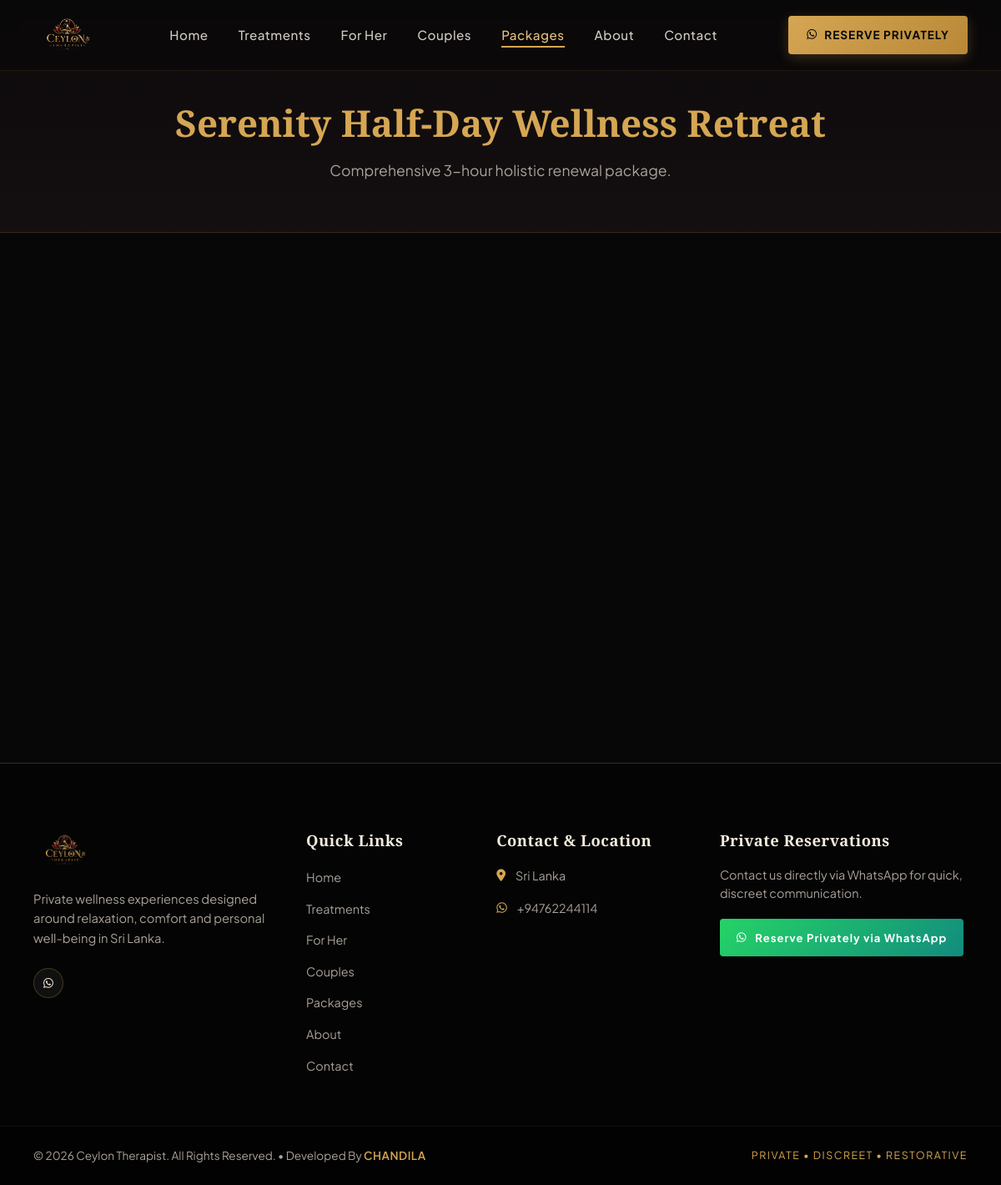
Page /package.php?slug=serenity-half-day-retreat on the committed database.
### tables this page shows
CREATE TABLE IF NOT EXISTS `packages` (
    `id` INT UNSIGNED AUTO_INCREMENT PRIMARY KEY,
    `title` VARCHAR(150) NOT NULL,
    `slug` VARCHAR(150) NOT NULL UNIQUE,
    `short_description` VARCHAR(255) NULL,
    `description` TEXT NULL,
    `duration_minutes` INT UNSIGNED DEFAULT 90,
    `price` DECIMAL(10,2) NULL DEFAULT NULL,
    `image` VARCHAR(255) NULL,
    `status` ENUM('ACTIVE', 'INACTIVE') DEFAULT 'ACTIVE',
    `display_order` INT DEFAULT 0,
    `created_at` TIMESTAMP DEFAULT CURRENT_TIMESTAMP,
    `updated_at` TIMESTAMP DEFAULT CURRENT_TIMESTAMP ON UPDATE CURRENT_TIMESTAMP
);

### app/controllers/PackageController.php (called while the page is built, shortened)
<?php
class PackageController
{
    private Package $packageModel;
    public function __construct()
    {
        $this->packageModel = new Package();
    }
    public function show(string $slug): void
    {
        $package = $this->packageModel->findBySlug($slug);
        require BASE_PATH . '/views/public/package-detail.php';
    }
}

### app/bootstrap.php (called while the page is built, shortened)
<?php
require_once __DIR__ . '/helpers/env.php';
require_once __DIR__ . '/config/database.php';
spl_autoload_register(function (string $className): void {
    $directories = [
        __DIR__ . '/controllers/',
        __DIR__ . '/models/',
        __DIR__ . '/services/'
    ];
    foreach ($directories as $dir) {
        $file = $dir . $className . '.php';
        if (file_exists($file)) {
            return;
        }
    }
});
require_once __DIR__ . '/helpers/common.php';

### app/helpers/env.php (called while the page is built, shortened)
<?php
if (!function_exists('env')) {
    function env(string $key, mixed $default = null): mixed
    {
        $value = getenv($key);
        if ($value === false) {
            $value = $_ENV[$key] ?? $_SERVER[$key] ?? $default;
        }
        return $value;
    }
}

### app/config/database.php (called while the page is built, shortened)
<?php
class Database
{
    private static ?PDO $instance = null;
    public static function getConnection(): PDO
    {
        if (self::$instance === null) {
            $host = (string)env('DB_HOST', 'localhost');
            $port = (int)env('DB_PORT', 3306);
            $dbName = (string)env('DB_DATABASE', env('DB_NAME', 'ceylon_therapist'));
            $username = (string)env('DB_USERNAME', env('DB_USER', 'root'));
            $password = (string)env('DB_PASSWORD', env('DB_PASS', ''));
            $charset = (string)env('DB_CHARSET', 'utf8mb4');
            $dsn = sprintf(
                "mysql:host=%s;port=%d;dbname=%s;charset=%s",
                $host,
                $port,
                $dbName,
                $charset
            );
            $options = [
                PDO::ATTR_ERRMODE => PDO::ERRMODE_EXCEPTION,
                PDO::ATTR_DEFAULT_FETCH_MODE => PDO::FETCH_ASSOC,
                PDO::ATTR_EMULATE_PREPARES => false,
                PDO::MYSQL_ATTR_INIT_COMMAND => "SET NAMES " . $charset
            ];
            try {
                self::$instance = new PDO($dsn, $username, $password, $options);
            } catch (PDOException $e) {
                if (defined('ENVIRONMENT') && ENVIRONMENT === 'development') {
                    throw new Exception("Database Connection Error: " . $e->getMessage(), (int)$e->getCode());
                } else {
                    error_log("Database Connection Error: " . $e->getMessage());
                    throw new Exception("A database error occurred. Please try again later.", 500);
                }
            }
        }
        return self::$instance;
    }
}

### app/models/Package.php (called while the page is built, shortened)
<?php
class Package
{
    private PDO $db;
    public function __construct()
    {
        $this->db = Database::getConnection();
    }
    public function findBySlug(string $slug): ?array
    {
        $sql = "SELECT * FROM packages WHERE slug = :slug AND status = 'ACTIVE' LIMIT 1";
        $stmt = $this->db->prepare($sql);
        $stmt->bindValue(':slug', $slug, PDO::PARAM_STR);
        $stmt->execute();
        $result = $stmt->fetch();
        return $result ?: null;
    }
}

### app/helpers/common.php (called while the page is built, shortened)
<?php
function e(?string $value): string
{
    return htmlspecialchars((string)($value ?? ''), ENT_QUOTES, 'UTF-8');
}

### views/public/package-detail.php (the view, shortened to what this page needs)
<?php require BASE_PATH . '/views/layouts/header.php'; ?>
<section class="page-banner">
    <div class="container text-center">
        <h1><?= e($package['title'] ?? 'Wellness Package') ?></h1>
        <p><?= e($package['short_description'] ?? '') ?></p>
    </div>
</section>
<section class="section-padding">
    <div class="container max-800">
    </div>
</section>
<?php require BASE_PATH . '/views/layouts/footer.php'; ?>

### assets/css/common/variables.css (style rules this page uses)
:root { --color-main-black: #070707; --color-soft-black: #0D0D0D; --color-card-bg: rgba(18, 18, 18, 0.75); --color-glass-bg: rgba(13, 13, 13, 0.85); --color-deep-burgundy: #421018; --color-rich-burgundy: #681A26; --color-champagne-gold: #D5A653; --color-soft-gold: #E4C07A; --color-cream: #F3EBDD; --color-text-muted: #AAA29A; --color-border-gold: rgba(213, 166, 83, 0.25); --color-border-hover: rgba(228, 192, 122, 0.6); --color-whatsapp: #25D366; --font-heading: 'Playfair Display', Georgia, serif; --font-body: 'Plus Jakarta Sans', 'Inter', -apple-system, sans-serif; --container-max-width: 1380px; --hero-max-width: 1440px; --hero-content-max-width: clamp(560px, 45vw, 680px); --shadow-soft: 0 10px 30px rgba(0, 0, 0, 0.5); --shadow-gold-glow: 0 0 25px rgba(213, 166, 83, 0.18); --transition-smooth: all 0.35s ease; }

### assets/css/common/typography.css (style rules this page uses)
h1, h2, h3, h4, h5, h6 { font-family: var(--font-heading); font-weight: 600; line-height: 1.25; color: var(--color-cream); }
.section-padding { padding-top: 100px; padding-bottom: 100px; }

### assets/css/pages/package-detail.css (style rules this page uses)
.page-banner { position: relative; padding: 120px 0 60px; background: linear-gradient(180deg, rgba(14, 11, 12, 0.95) 0%, rgba(20, 15, 17, 0.98) 100%); border-bottom: 1px solid rgba(213, 166, 83, 0.2); text-align: center; }
.page-banner h1 { font-family: var(--font-heading, 'Playfair Display', serif); font-size: 2.75rem; color: var(--color-champagne-gold, #d5a653); margin-bottom: 15px; }
.page-banner p { font-size: 1.1rem; color: var(--color-text-muted, #c4b5a5); max-width: 600px; margin: 0 auto; }
.max-800 { max-width: 800px; margin-left: auto; margin-right: auto; }

### rows in the picture
packages: title "Serenity Half-Day Wellness Retreat", short_description "Comprehensive 3-hour holistic renewal package."

### other values in the picture
$footerWa "94762244114"
